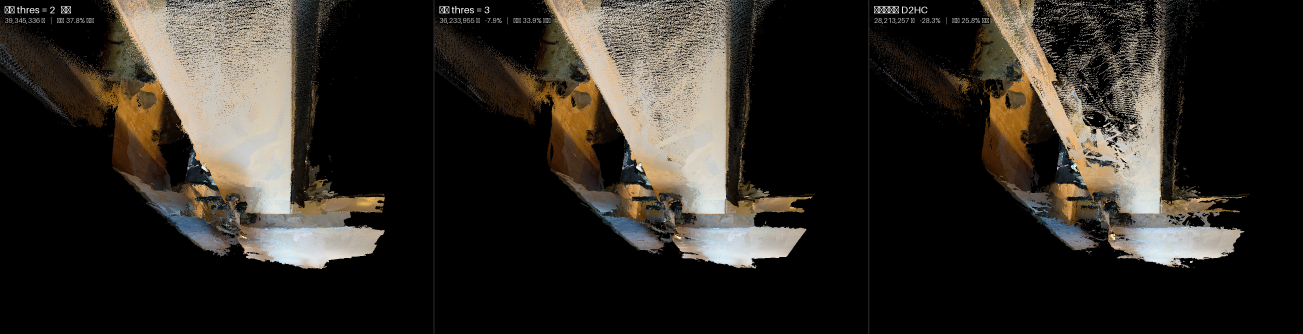
//> input picture data/mvs_infinigen_session_archive_2026_09_24/dyn_shots/d3_top_b.jpg, 3908 x 1000 px (shown at 1/3 size)
$ ./gftt_cpu_ref ../../../data/mvs_infinigen_session_archive_2026_09_24/dyn_shots/d3_top_b.jpg ../../../data/mvs_infinigen_session_archive_2026_09_24/dyn_shots/d4_grazing_b.jpg   (built with g++ and OpenCV 4)
//> lines starting //> are read from the running program, lines starting //| are printed output that depends on the picture
// CPU 参考探针:复刻 XRSLAM OpenCvImage 的检测链(cornerHarris block3 ksize3 k0.04 → goodFeaturesToTrack quality1e-3 minDist20),
// 并把中间量(Dx,Dy,eig)与角点表导出,供 GPU 版逐元素对拍。参考语义=OpenCV 4.0.1 cornerEigenValsVecs;这里用 brew OpenCV 迭代,最终以设备 4.0.1 为准。
#include <opencv2/opencv.hpp>
#include <cstdio>
#include <chrono>
static void dump(const cv::Mat& m, const std::string& p){ FILE* f=fopen(p.c_str(),"wb"); fwrite(m.data,1,m.total()*m.elemSize(),f); fclose(f); }
int main(int argc,char**argv){
  if(argc<3){fprintf(stderr,"usage: gftt_cpu_ref <png> <outdir> [W H]\n");return 1;}
  cv::Mat img=cv::imread(argv[1],cv::IMREAD_GRAYSCALE); std::string out=argv[2];
//> after `cv::Mat img = cv::imread(argv[1], cv::IMREAD_GRAYSCALE)`:
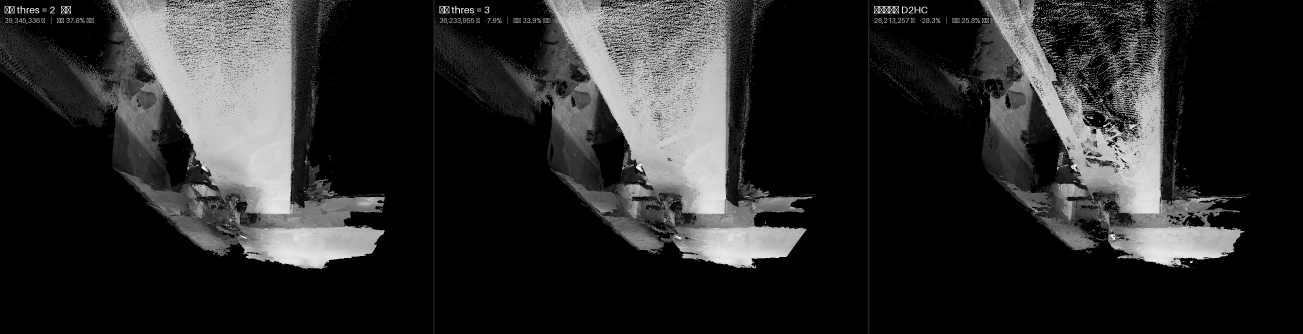
//> img: 1000 rows x 3908 cols, CV_8UC1 (shown at 1/3 size); min 0, max 255, mean 43
  if(argc>=5) cv::resize(img,img,cv::Size(atoi(argv[3]),atoi(argv[4])),0,0,cv::INTER_LINEAR);
  CV_Assert(img.type()==CV_8UC1);
  const int block=3, ksize=3; const double k=0.04, quality=1e-3, minDist=20; const int maxCorners=200;
  double scale=(double)(1<<(ksize-1))*block; scale*=255.0; scale=1.0/scale;   // corner.cpp 4.0.1 语义(8U)
  cv::Mat Dx,Dy; cv::Sobel(img,Dx,CV_32F,1,0,ksize,scale,0,cv::BORDER_DEFAULT); cv::Sobel(img,Dy,CV_32F,0,1,ksize,scale,0,cv::BORDER_DEFAULT);
//> after `cv::Sobel(img, Dx, CV_32F, 1, 0, ksize, scale, 0, cv::BORDER_DEFAULT)`:
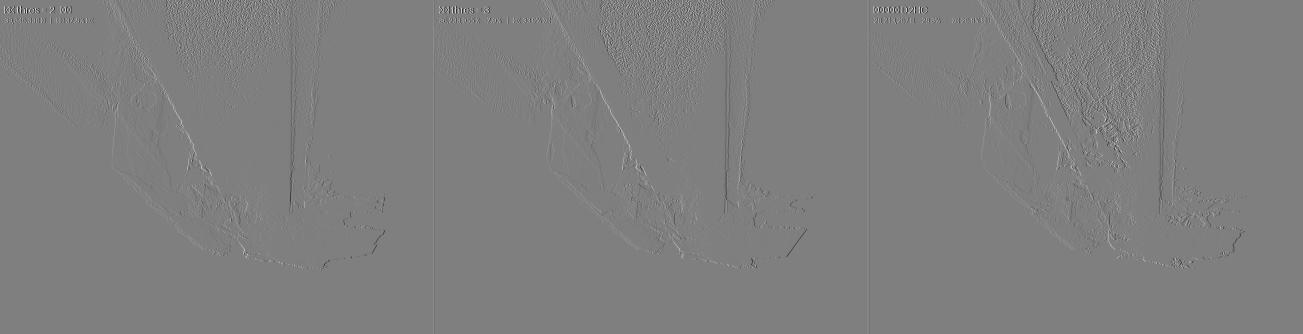
//> Dx: 1000 rows x 3908 cols, CV_32FC1 (shown at 1/3 size); min -0.333, max 0.333, mean -4.13e-06; drawn with min black and max white
  auto t0=std::chrono::steady_clock::now();
  cv::Mat eig; cv::cornerHarris(img,eig,block,ksize,k,cv::BORDER_DEFAULT);
//> after `cv::cornerHarris(img, eig, block, ksize, k, cv::BORDER_DEFAULT)`:
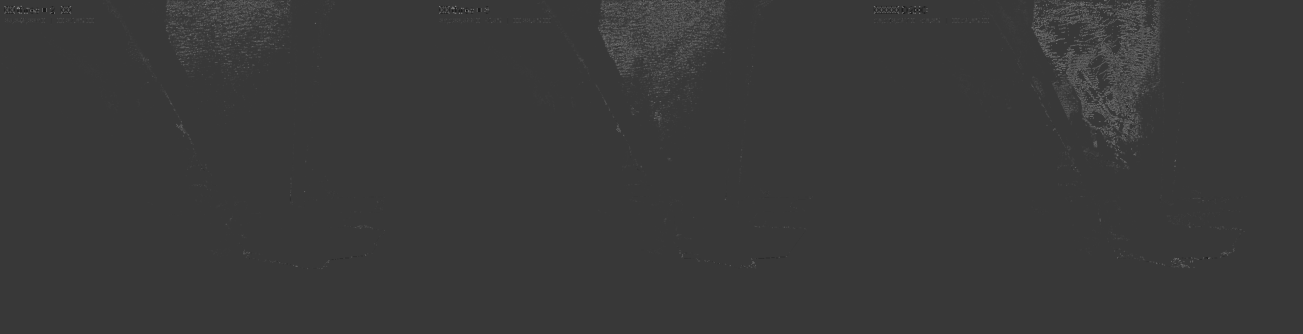
//> eig: 1000 rows x 3908 cols, CV_32FC1 (shown at 1/3 size); min -0.0371, max 0.13, mean 0.000704; drawn with min black and max white
  auto t1=std::chrono::steady_clock::now();
  std::vector<cv::Point2f> corners; cv::goodFeaturesToTrack(img,corners,maxCorners,quality,minDist,cv::noArray(),block,ksize,true,k);
//> after `cv::goodFeaturesToTrack(img, corners, maxCorners, quality, minDist, cv`: corners = 200 Points (x, y), first 12: [1378, 39], [74, 39], [2745, 39], [2759, 20], [1367, 18], [63, 18], [163, 39], [1431, 27], [127, 27], [1460, 29], [2706, 39], [183, 39]
  auto t2=std::chrono::steady_clock::now();
  double mx; cv::minMaxLoc(eig,nullptr,&mx);
//> after `cv::minMaxLoc(eig, nullptr, & mx)`: mx = 0.13
  dump(Dx,out+"/dx.f32"); dump(Dy,out+"/dy.f32"); dump(eig,out+"/eig.f32"); dump(img,out+"/img.u8");
  FILE* f=fopen((out+"/corners_cpu.txt").c_str(),"w"); for(auto&c:corners) fprintf(f,"%.3f %.3f %.9g\n",c.x,c.y,eig.at<float>((int)c.y,(int)c.x)); fclose(f);
//> this loop made 200 passes
  printf("%dx%d maxEig=%.9g thr=%.9g corners=%zu harris=%.2fms gftt(total)=%.2fms\n",img.cols,img.rows,mx,mx*quality,corners.size(),
    std::chrono::duration<double,std::milli>(t1-t0).count(), std::chrono::duration<double,std::milli>(t2-t1).count());
  return 0; }
